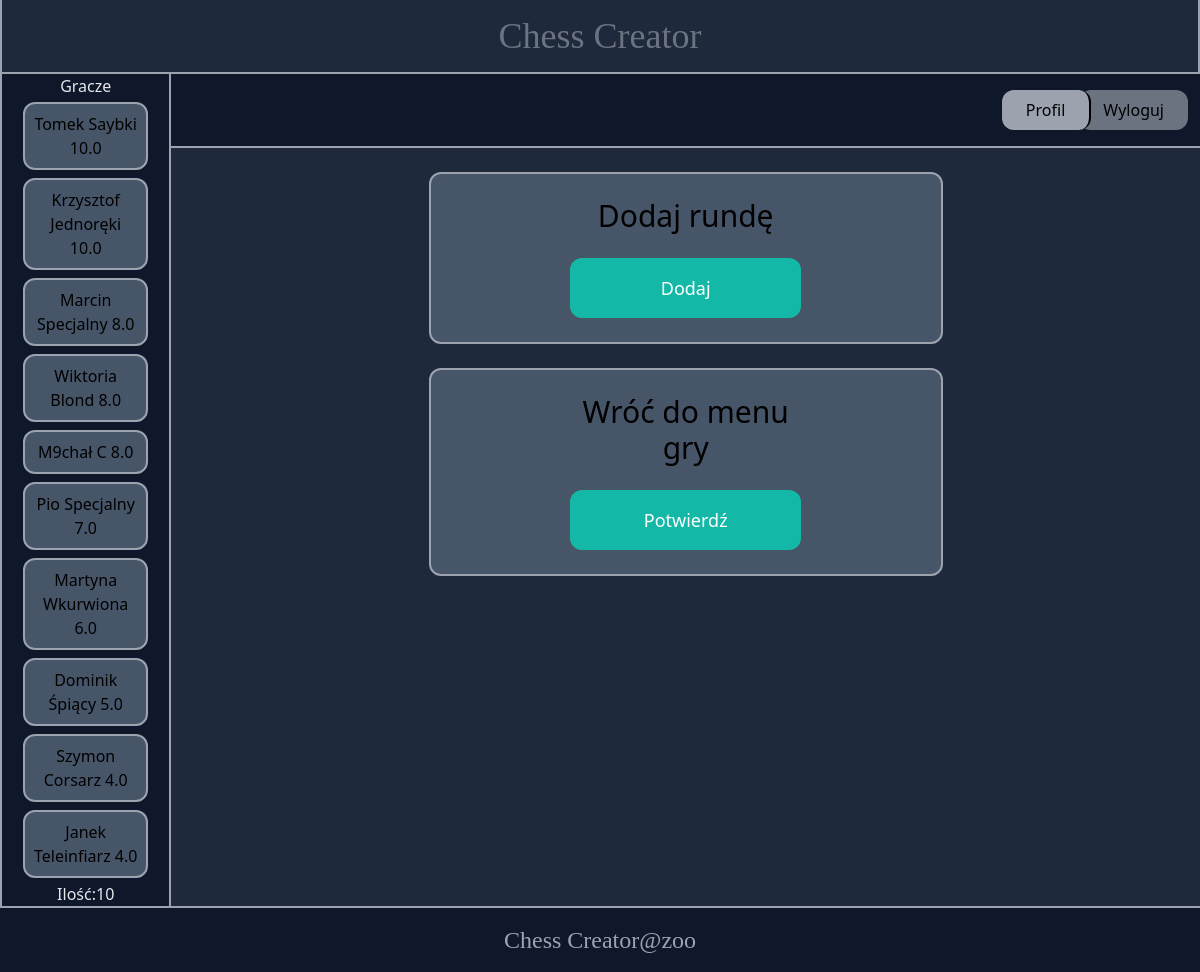
The page /chess/game/6 (signed in) on the database its author committed.
### chesstour/models.py (models this page shows, shortened)
class Chess_Player(models.Model):
    name = models.CharField(max_length=50)
    surname = models.CharField(max_length=50)
    username = models.CharField(max_length=50)
    rating = models.FloatField(default=0)
    birth_date = models.DateField(null=True, blank=True)
    tournament = models.ForeignKey(Chess_Tournament, on_delete=models.CASCADE)
    white_games = models.IntegerField(default=0)
    class Meta:
        ordering = ('name',)

### chesstour/views.py (the view)
# urls.py: path('game/<int:pk>', views.game, name='game'),
@login_required
def game(request, pk):
    tournament = Chess_Tournament.objects.get(pk=pk)
    if tournament.created_by != request.user:
        return redirect('core:manage')
    games = Chess_Game.objects.filter(tournament=tournament)
    players = Chess_Player.objects.filter(tournament=tournament).order_by('-rating')
    return render(request, 'chesstour/game.html', {'tournament': tournament, 'games': games, 'players': players})

### chesstour/templates/chesstour/game.html (shortened to what this page needs)
{% extends 'core/base.html' %}
{% block sidebar %}
    <div class="flex flex-col text-center">
        <h1 class="text-gray-200 test-xl">Gracze</h1>
        {% for player in players %}
        <a href="{%url 'chesstour:manage_players' pk=tournament.id spk=player.id %}" class="w-3/4 my-1 p-2 mx-auto bg-slate-600 rounded-xl border-gray-400 border-2">
            <div>
                {{player.name|capfirst}}
                {{player.surname|capfirst}}
                {{player.rating}}
            </div>
        </a>
        {% endfor %}
        <h1 class="text-gray-200">Ilość:{{players|length}}</h1>
    </div>
{% endblock %}
{% block content %}
<div class="w-1/2 my-6 mx-auto p-6 bg-slate-600 rounded-xl border-gray-400 border-2">
    <div class="justify-center flex flex-col mx-auto w-1/2">
        <h1 class="mb-6 text-3xl text-center">Dodaj rundę</h1>
        <a href="{% url 'chesstour:edit_game' tournament.id %}" class="py-4 px-8 text-lg rounded-xl bg-teal-500 hover:bg-teal-700 text-white text-center" name="tournament_form">Dodaj</a>
    </div>
</div>
<div class="w-1/2 my-6 mx-auto p-6 bg-slate-600 rounded-xl border-gray-400 border-2">
    <div class="justify-center flex flex-col mx-auto w-1/2">
        <h1 class="mb-6 text-3xl text-center">Wróć do menu gry</h1>
        <a href="{% url 'chesstour:edit' tournament.id %}" class="py-4 px-8 text-lg rounded-xl bg-teal-500 hover:bg-teal-700 text-white text-center" name="tournament_form">Potwierdź</a>
    </div>
</div>
{% endblock %}

### rows shown on the page
Chess_Player: name "Tomek", surname "Saybki", rating "10.0"
Chess_Player: name "Krzysztof", surname "Jednoręki", rating "10.0"
Chess_Player: name "Marcin", surname "Specjalny", rating "8.0"
Chess_Player: name "Wiktoria", surname "Blond", rating "8.0"
Chess_Player: name "M9chał", surname "C", rating "8.0"
Chess_Player: name "Pio", surname "Specjalny", rating "7.0"
Chess_Player: name "Martyna", surname "Wkurwiona", rating "6.0"
Chess_Player: name "Dominik", surname "Śpiący", rating "5.0"
Chess_Player: name "Szymon", surname "Corsarz", rating "4.0"
Chess_Player: name "Janek", surname "Teleinfiarz", rating "4.0"

### other values the page prints
{{ players|length }} "10"
